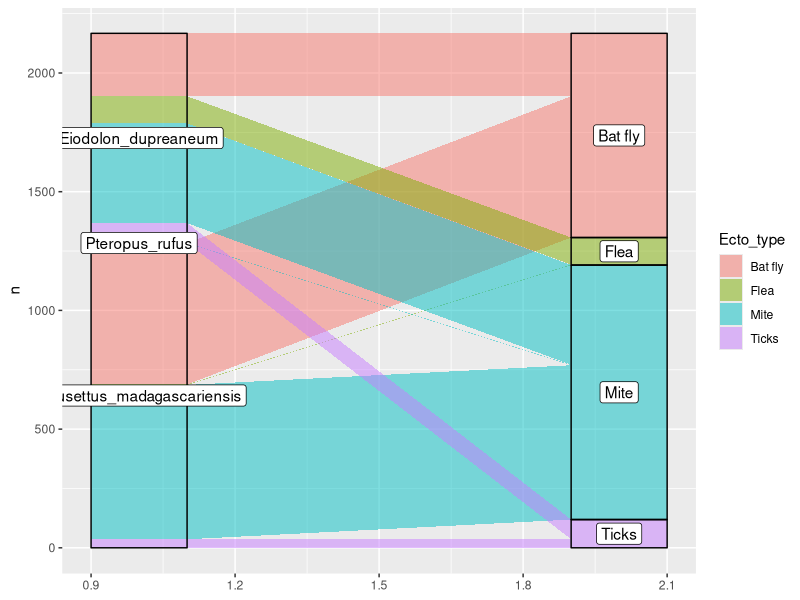

The R script that drew this image:
library(tidyverse)
library(ggalluvial)


# Set working drive
setwd("C:/Users/kathe/Documents/Madagascar_ectos/")

#######################################  Overall Alluvial  ######################################


# reads in the blood meal data set
data <- read.csv("20200628_AA_SG_Ectoparasite_Species.csv")

# creates a new dataframe with a new column with the proportion of blood meals detected
alluvial <- data %>%
  as.data.frame() %>%
  mutate(Ecto_type = recode(Ecto_type, Batflies = "Bat fly")) %>% 
  select(Bat_species, Ecto_type) %>%
  dplyr::filter(!is.na(Ecto_type)) %>%
  dplyr::filter(Ecto_type != "Egg") %>%
  mutate(Bat_species = as.factor(Bat_species),
         Ecto_type = as.factor(Ecto_type)) %>%
  count(Bat_species, Ecto_type)
  
Plot <- ggplot(alluvial, aes(y = n, axis1 = Bat_species, axis2 = Ecto_type)) +
  geom_alluvium(aes(fill = Ecto_type), width =1/5, knot.pos = 0, na.rm=FALSE) +
  geom_stratum(width = 1/5,  color = "black", alpha = 0) +
  geom_label(stat = "stratum", aes(label = after_stat(stratum))) # makes it really hard to tell that Pteropus rufus  only has 2 samples which are mites. looks like they have bat flies too. Need to play with labels and box sizes.
Plot


# Resources
#https://cran.r-project.org/web/packages/ggalluvial/vignettes/ggalluvial.html